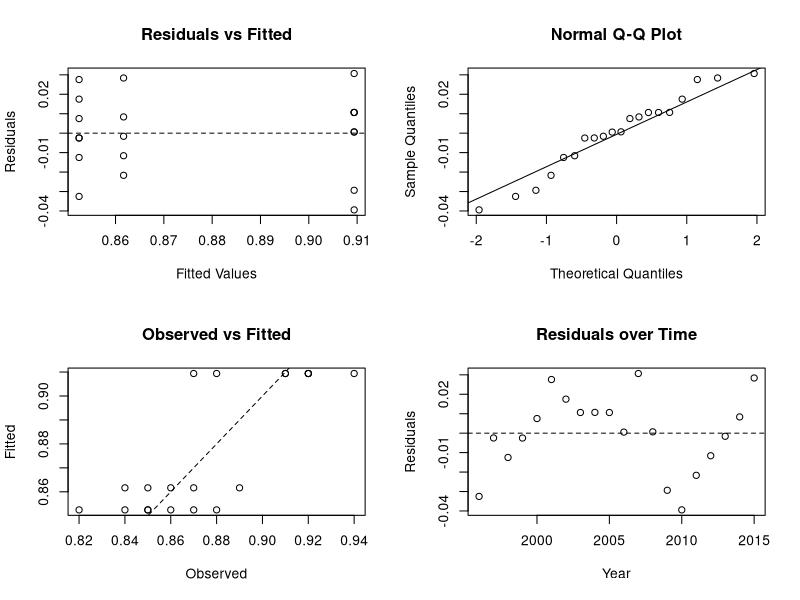
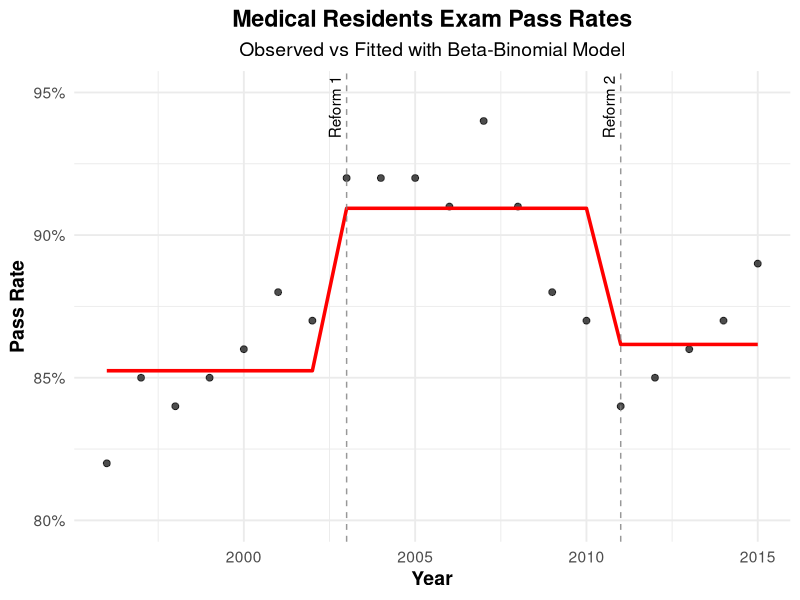
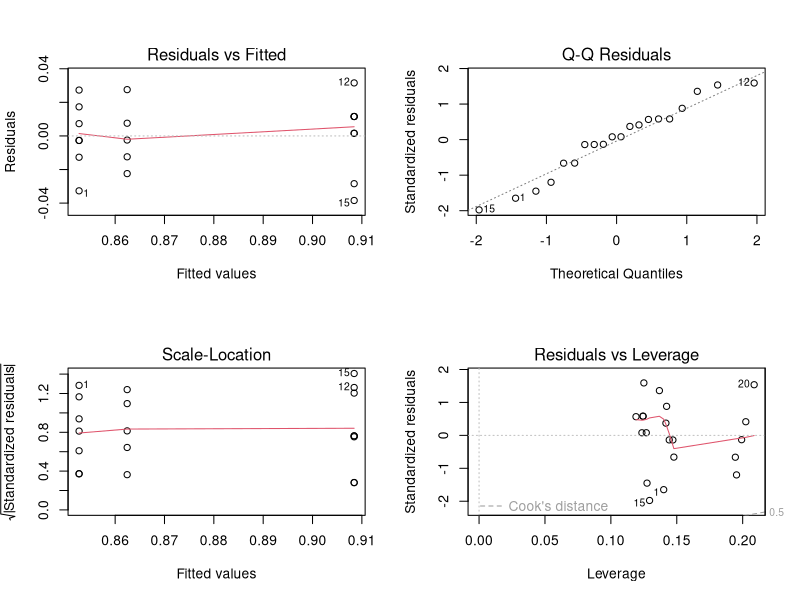
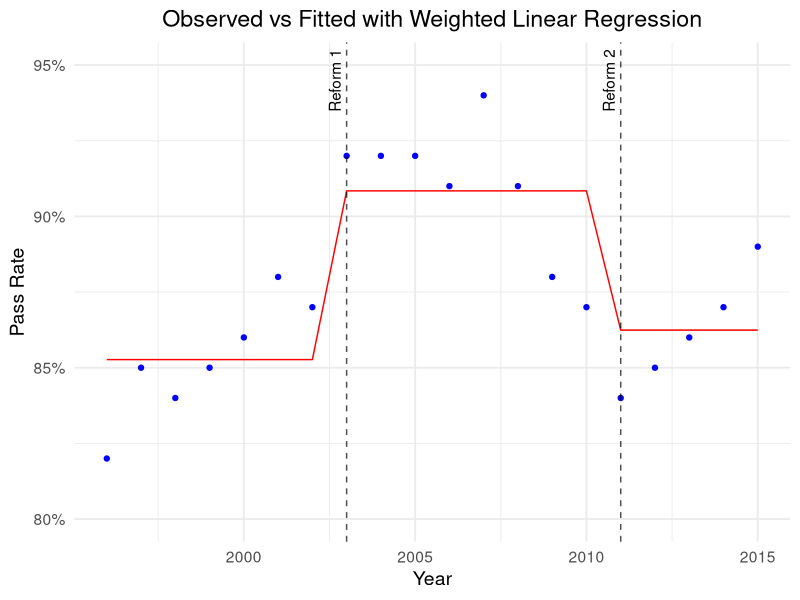

These charts were generated, in order, by the following R code:
## ---- chunk 1
library(VGAM)
library(ggplot2)
library(dplyr)
library(scales)
library(broom)
library(car)
library(sandwich)
## ---- chunk 2

x <- read.table("data.txt", header = TRUE, as.is = TRUE)

x$Pass <- round(x$N * x$Pct)
x$Fail <- x$N - x$Pass

x$timeperiod <- rep(1, nrow(x))
x$timeperiod[x$Year > 2002] <- 2
x$timeperiod[x$Year > 2010] <- 3
x$timeperiod <- factor(x$timeperiod, levels = c(1,2,3), 
                       labels = c("tp1","tp2","tp3"))

bb_model <- vglm(cbind(Pass, Fail) ~ timeperiod, betabinomial, data = x)
binomial_model <- glm(cbind(Pass, Fail) ~ timeperiod, family = binomial, data = x)


coef_all <- Coef(bb_model)
se_all   <- sqrt(diag(vcov(bb_model)))

coef_mu  <- coef_all[c("(Intercept):1", "timeperiodtp2", "timeperiodtp3")]
coef_rho <- coef_all["(Intercept):2"]

se_mu  <- se_all[c("(Intercept):1", "timeperiodtp2", "timeperiodtp3")]
se_rho <- se_all["(Intercept):2"]

z_mu  <- coef_mu / se_mu
z_rho <- coef_rho / se_rho

p_mu  <- 2 * pnorm(-abs(z_mu))
p_rho <- 2 * pnorm(-abs(z_rho))

odds_ratios <- exp(coef_mu)
pred_probs  <- plogis(coef_mu)

ci_lower <- exp(coef_mu - 1.96*se_mu)
ci_upper <- exp(coef_mu + 1.96*se_mu)

summary_table <- data.frame(
  Predictor = c("(Intercept) mu", "timeperiodtp2", "timeperiodtp3", "(Intercept) rho"),
  Log_Odds  = round(c(coef_mu, coef_rho), 3),
  Std_Error = round(c(se_mu, se_rho), 3),
  Z_value   = round(c(z_mu, z_rho), 3),
  P_value   = signif(c(p_mu, p_rho), 3),
  Odds_Ratio = c(round(odds_ratios,3), NA),
  CI_lower   = c(round(ci_lower,3), NA),
  CI_upper   = c(round(ci_upper,3), NA),
  Predicted_Prob = c(round(pred_probs,3), NA)
)

print("=== Model Summary Table (aligned correctly) ===")
print(summary_table)

cat("Beta-Binomial AIC:", AIC(bb_model), "\n")
cat("Standard Binomial AIC:", AIC(binomial_model), "\n")

x$fitted_prob <- fitted(bb_model)[,1]
x$resid_resp  <- residuals(bb_model, type = "response")

par(mfrow = c(2, 2))
plot(x$fitted_prob, x$resid_resp,
     main = "Residuals vs Fitted",
     xlab = "Fitted Values", ylab = "Residuals")
abline(h = 0, lty = 2)

qqnorm(x$resid_resp)
qqline(x$resid_resp)

plot(x$Pct, x$fitted_prob,
     main = "Observed vs Fitted",
     xlab = "Observed", ylab = "Fitted")
abline(0,1,lty=2)

plot(x$Year, x$resid_resp,
     main = "Residuals over Time",
     xlab = "Year", ylab = "Residuals")
abline(h=0,lty=2)
par(mfrow = c(1,1))

## ---- chunk 3
ggplot(x, aes(x = Year)) +
  geom_point(aes(y = Pct), color = "black", size = 2, alpha = 0.7) +
  geom_line(aes(y = fitted_prob), color = "red", size = 1.2) +
  geom_vline(xintercept = c(2003, 2011), linetype = "dashed", color = "gray50", alpha = 0.8) +
  annotate("text", x = 2003, y = 0.945, label = "Reform 1", angle = 90, vjust = -0.5) +
  annotate("text", x = 2011, y = 0.945, label = "Reform 2", angle = 90, vjust = -0.5) +
  labs(
    title = "Medical Residents Exam Pass Rates",
    subtitle = "Observed vs Fitted with Beta-Binomial Model",
    y = "Pass Rate",
    x = "Year"
  ) +
  scale_y_continuous(limits = c(0.8, 0.95), labels = scales::percent) +
  theme_minimal(base_size = 14) +
  theme(
    plot.title = element_text(hjust = 0.5, face = "bold"),
    plot.subtitle = element_text(hjust = 0.5),
    axis.title = element_text(face = "bold")
  )
## ---- chunk 4

# linear model fit 
linear_model <- lm(Pct ~ timeperiod, data = x, weights = N)
tidy(linear_model, conf.int = TRUE)

# predicted period means with 95% ci 
newdat <- data.frame(timeperiod = factor(c("tp1","tp2","tp3"), 
                                         levels=c("tp1","tp2","tp3")))
pred <- predict(linear_model, 
                newdata = newdat, se.fit = TRUE)

# SEs for predictions
X <- model.matrix(~ timeperiod, newdat)
Vrob <- vcovHC(linear_model, type = "HC1")
se_pred <- sqrt(diag(X %*% Vrob %*% t(X)))
cbind(newdat,
      fit = pred$fit,
      lo = pred$fit - 1.96*se_pred,
      hi = pred$fit + 1.96*se_pred)

# tp3 vs tp2
linearHypothesis(linear_model, "timeperiodtp3 - timeperiodtp2 = 0", vcov.=vcovHC(linear_model, type="HC1"))

# residual plots
par(mfrow=c(2,2))
plot(linear_model)
par(mfrow=c(1,1))

# can do aic comparing with / without time period (chat?)
# i will finish writing the confidence interval stuff later
## ---- chunk 5

x$fitted_lm <- predict(linear_model, newdata = x)

ggplot(x, aes(x = Year)) +
  geom_point(aes(y = Pct), color = "blue") +  
  geom_line(aes(y = fitted_lm), color = "red") +         
  geom_vline(xintercept = c(2003, 2011), linetype = "dashed", color = "black", alpha = 0.7) +
  annotate("text", x = 2003, y = 0.945, label = "Reform 1", angle = 90, vjust = -0.5) +
  annotate("text", x = 2011, y = 0.945, label = "Reform 2", angle = 90, vjust = -0.5) +
  labs(title = "Observed vs Fitted with Weighted Linear Regression",
       y = "Pass Rate",
       x = "Year") +
  scale_y_continuous(limits = c(0.8, 0.95), labels = percent) +
  theme_minimal(base_size = 14) +
  theme(
    plot.title = element_text(hjust = 0.5),
    plot.subtitle = element_text(hjust = 0.5),
    axis.title = element_text()
  )
